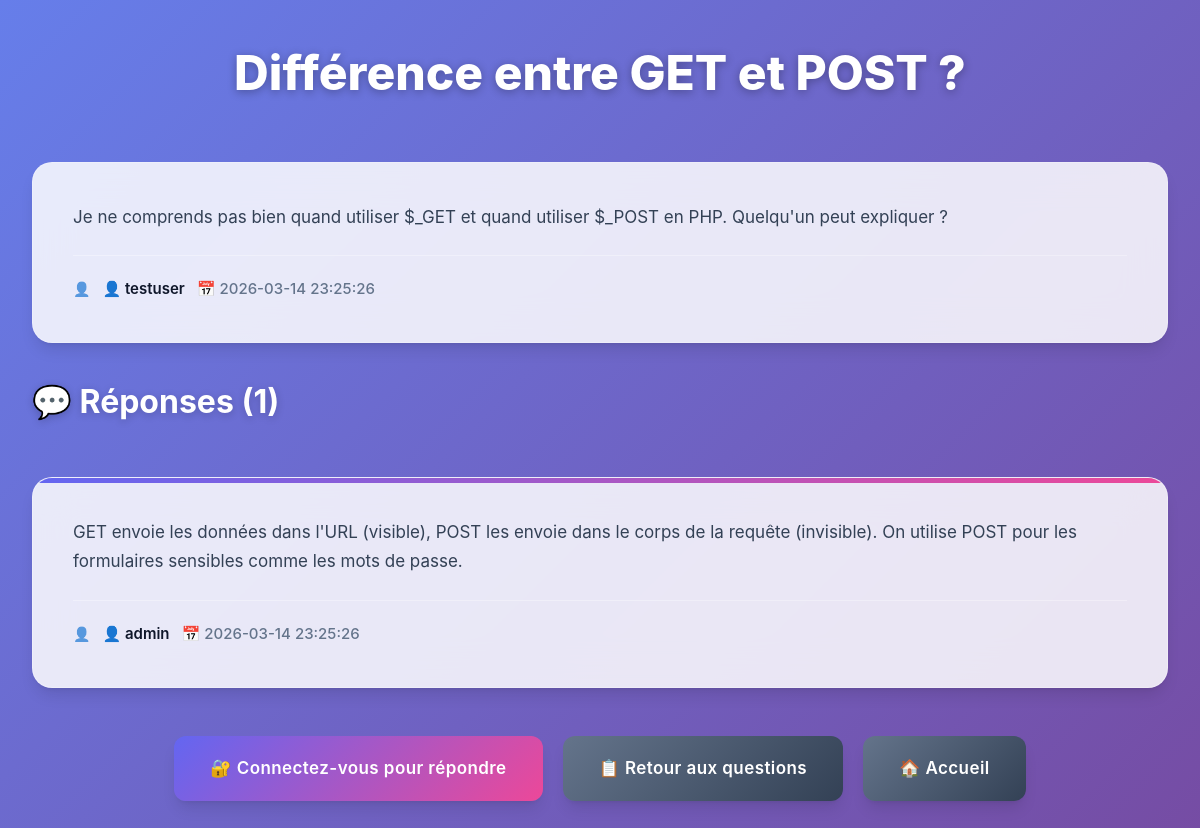
Screenshot of /detail.php?id=2 with the database file from the repository.
### tables this page shows
CREATE TABLE IF NOT EXISTS questions (
    q_id          INT AUTO_INCREMENT PRIMARY KEY,
    q_titre       VARCHAR(50) NOT NULL,
    q_contenu     VARCHAR(150) NOT NULL,
    user_id       INT NOT NULL,
    q_date_ajout  DATETIME DEFAULT CURRENT_TIMESTAMP,
    FOREIGN KEY (user_id) REFERENCES utilisateur(user_id) ON DELETE CASCADE
);

CREATE TABLE IF NOT EXISTS utilisateur (
    user_id       INT AUTO_INCREMENT PRIMARY KEY,
    login         VARCHAR(50) NOT NULL UNIQUE,
    password      VARCHAR(255) NOT NULL,
    date_naissance DATE NOT NULL
);

CREATE TABLE IF NOT EXISTS reponse (
    r_id              INT AUTO_INCREMENT PRIMARY KEY,
    r_contenu         TEXT NOT NULL,
    r_fk_question_id  INT NOT NULL,
    user_id           INT NOT NULL,
    r_date_ajout      DATETIME DEFAULT CURRENT_TIMESTAMP,
    FOREIGN KEY (r_fk_question_id) REFERENCES questions(q_id) ON DELETE CASCADE,
    FOREIGN KEY (user_id) REFERENCES utilisateur(user_id) ON DELETE CASCADE
);

### detail.php (the view, shortened to what this page needs)
<?php
include '_conf.php';
$bdd = mysqli_connect($serveurBDD, $userBDD, $mdpBDD, $nomBDD);
$question_id = $_GET['id'];
$question = mysqli_fetch_assoc(mysqli_query($bdd,
    "SELECT q.*, u.login
     FROM questions q
     LEFT JOIN utilisateur u ON q.user_id = u.user_id
     WHERE q.q_id = $question_id"));
?>
<!DOCTYPE html>
<html lang="fr">
<head>
    <link rel="stylesheet" href="monstyle.css?v=11">
</head>
<body>
<div class="container">
    <h1><?= $question['q_titre'] ?></h1>
    <div class="question-card">
        <div class="question-content"><?= nl2br($question['q_contenu']) ?></div>
        <div class="meta">
            <strong>👤 <?= $question['login'] ?></strong>
            <span>📅 <?= $question['q_date_ajout'] ?></span>
        </div>
    </div>
    <h2>💬 Réponses (<?php
        $count_reponses = mysqli_query($bdd, "SELECT COUNT(*) as total FROM reponse WHERE r_fk_question_id = $question_id");
        $count = mysqli_fetch_assoc($count_reponses);
        echo $count['total'];
    ?>)</h2>
    <div class="questions-grid">
        <?php
        $reponses = mysqli_query($bdd,
            "SELECT r.*, u.login
             FROM reponse r
             LEFT JOIN utilisateur u ON r.user_id = u.user_id
             WHERE r.r_fk_question_id = $question_id
             ORDER BY r.r_id ASC");
        if (mysqli_num_rows($reponses) > 0) {
            while($reponse = mysqli_fetch_assoc($reponses)) {
                echo "
                <div class='card'>
                    <div class='question-content'>".nl2br($reponse['r_contenu'])."</div>
                    <div class='meta'>
                        <strong>👤 {$reponse['login']}</strong>
                        <span>📅 {$reponse['r_date_ajout']}</span>";
                echo "
                    </div>
                </div>";
            }
        }
        ?>
    </div>
    <div class="nav-actions">
        <?php if (isset($_SESSION['user_id']) && $_SESSION['user_id'] != $question['user_id']): ?>
            <a href="ajout_reponse.php?question_id=<?= $question_id ?>" class="button">✏️ Répondre à cette question</a>
        <?php elseif (!isset($_SESSION['user_id'])): ?>
            <a href="connexion.php" class="button">🔐 Connectez-vous pour répondre</a>
        <?php endif; ?>
        <a href="questions.php" class="button secondary">📋 Retour aux questions</a>
        <a href="index.php" class="button secondary">🏠 Accueil</a>
    </div>
</div>
</body>
</html>

### monstyle.css (style rules this page uses)
:root { --primary: #6366f1; --primary-dark: #4f46e5; --primary-light: #81cef8; --secondary: #ec4899; --accent: #f59e0b; --success: #10b981; --warning: #f59e0b; --error: #ef4444; --dark: #1e293b; --darker: #0f172a; --light: #f8fafc; --gray-100: #f1f5f9; --gray-200: #e2e8f0; --gray-300: #cbd5e1; --gray-400: #94a3b8; --gray-500: #64748b; --gray-600: #475569; --gray-700: #334155; --gray-800: #1e293b; --shadow-sm: 0 1px 3px 0 rgb(0 0 0 / 0.1), 0 1px 2px -1px rgb(0 0 0 / 0.1); --shadow: 0 4px 6px -1px rgb(0 0 0 / 0.1), 0 2px 4px -2px rgb(0 0 0 / 0.1); --shadow-lg: 0 10px 15px -3px rgb(0 0 0 / 0.1), 0 4px 6px -4px rgb(0 0 0 / 0.1); --shadow-xl: 0 20px 25px -5px rgb(0 0 0 / 0.1), 0 8px 10px -6px rgb(0 0 0 / 0.1); --radius: 12px; --radius-lg: 20px; --radius-xl: 28px; }
* { margin: 0; padding: 0; box-sizing: border-box; }
html { scroll-behavior: smooth; }
body { font-family: 'Inter', 'Segoe UI', system-ui, -apple-system, sans-serif; background: linear-gradient(135deg, #667eea 0%, #764ba2 100%); min-height: 100vh; color: var(--dark); line-height: 1.7; font-weight: 400; background-attachment: fixed; }
.container { max-width: 1200px; margin: 0 auto; padding: 2rem; min-height: 100vh; }
.card { background: rgba(255, 255, 255, 0.85); backdrop-filter: blur(20px); border-radius: var(--radius-lg); padding: 2.5rem; border: 1px solid rgba(255, 255, 255, 0.25); box-shadow: var(--shadow-lg); transition: all 0.4s cubic-bezier(0.4, 0, 0.2, 1); position: relative; overflow: hidden; }
.card::before { content: ''; position: absolute; top: 0; left: 0; width: 100%; height: 5px; background: linear-gradient(90deg, var(--primary), var(--secondary), var(--accent)); background-size: 200% 100%; animation: shimmer 3s ease infinite; }
.button { display: inline-flex; align-items: center; justify-content: center; gap: 0.875rem; padding: 1.125rem 2.25rem; background: linear-gradient(135deg, var(--primary), var(--secondary)); color: white; text-decoration: none; border-radius: var(--radius); font-weight: 600; font-size: 1.0625rem; transition: all 0.3s cubic-bezier(0.4, 0, 0.2, 1); border: none; cursor: pointer; box-shadow: var(--shadow-lg); position: relative; overflow: hidden; letter-spacing: 0.025em; }
.button::before { content: ''; position: absolute; top: 0; left: -100%; width: 100%; height: 100%; background: linear-gradient(90deg, transparent, rgba(255,255,255,0.4), transparent); transition: left 0.6s; }
.button.secondary { background: linear-gradient(135deg, var(--gray-500), var(--gray-700)); }
.questions-grid { display: grid; gap: 2rem; margin: 3rem 0; }
.question-card { background: rgba(255, 255, 255, 0.85); backdrop-filter: blur(20px); border-radius: var(--radius-lg); padding: 2.5rem; border: 1px solid rgba(255, 255, 255, 0.2); box-shadow: var(--shadow-lg); transition: all 0.3s ease; position: relative; }
.question-content { color: var(--gray-700); margin-bottom: 1.5rem; line-height: 1.7; font-size: 1.0625rem; }
.nav-actions { display: flex; gap: 1.25rem; margin: 3rem 0; flex-wrap: wrap; justify-content: center; }
.meta { color: var(--gray-500); font-size: 0.9375rem; margin-top: 1.25rem; padding-top: 1.25rem; border-top: 1px solid rgba(255,255,255,0.3); display: flex; align-items: center; gap: 0.75rem; font-weight: 500; }
.meta::before { content: '👤'; font-size: 0.875rem; opacity: 0.7; }
h1 { font-size: 3rem; font-weight: 800; color: white; text-align: center; margin-bottom: 3rem; text-shadow: 0 2px 10px rgba(0, 0, 0, 0.3); }
h2 { font-size: 2rem; color: white; margin: 2rem 0 1rem 0; text-shadow: 0 2px 8px rgba(0, 0, 0, 0.2); }
strong { font-weight: 600; color: var(--darker); }

### rows the page displays
questions: q_titre "Différence entre GET et POST ?", q_contenu "Je ne comprends pas bien quand utiliser $_GET et quand utiliser $_POST en PHP. Quelqu'un peut expliquer ?", user.login "testuser", q_date_ajout "2026-03-14 23:25:26"
reponse: r_contenu "GET envoie les données dans l'URL (visible), POST les envoie dans le corps de la requête (invisible). On utilise POST pour les formulaires sensibles comme les mots de passe.", user.login "admin", r_date_ajout "2026-03-14 23:25:26"

### other values shown
$count['total'] "1"
